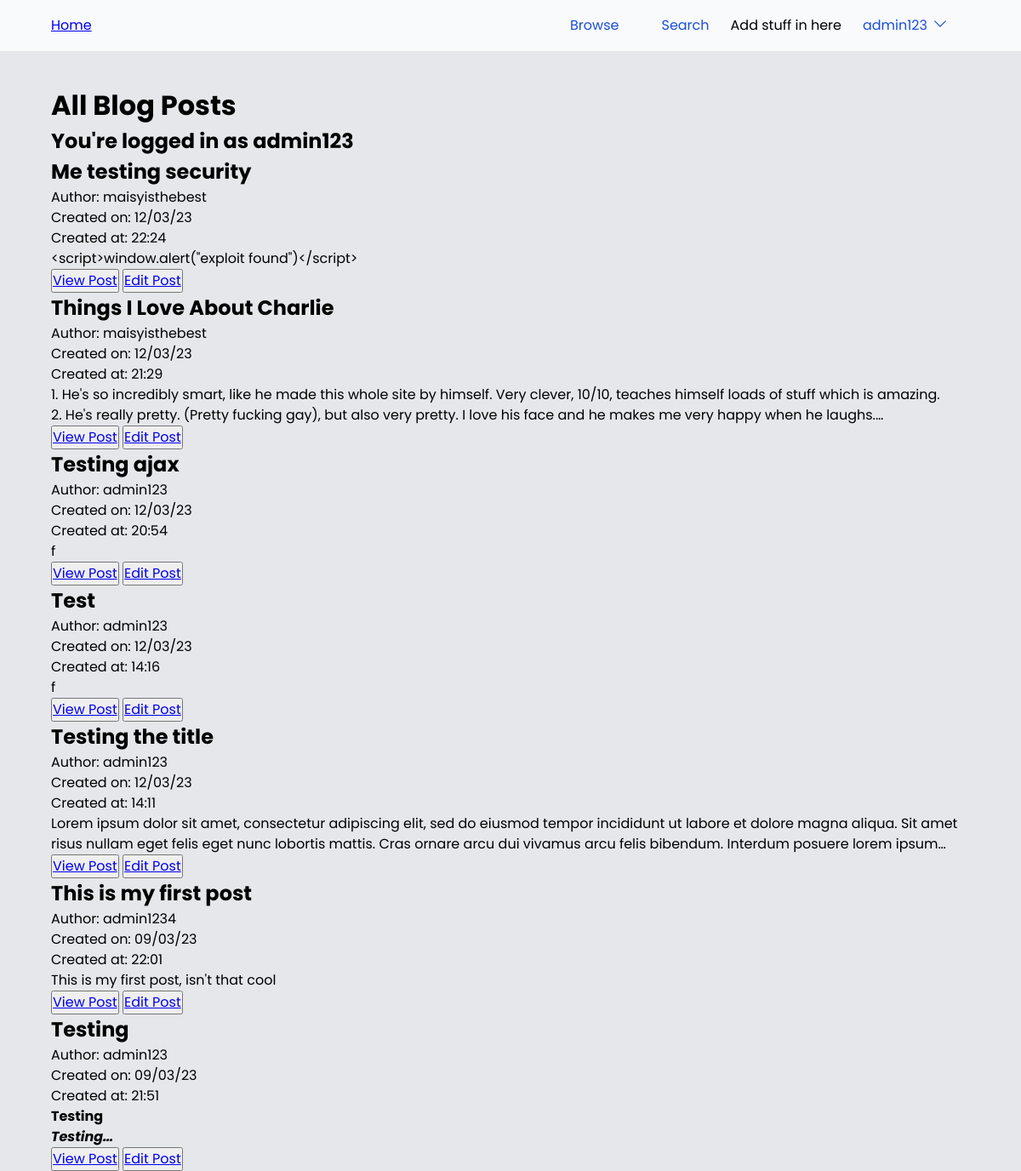
The page /posts (signed in) on the database its author committed.
### models.py (models this page shows, shortened)
class UserModel(UserMixin, db.Model):
    __tablename__ = 'users'
    id = db.Column(db.Integer, primary_key=True)
    username = db.Column(db.String(50), unique=True, nullable=False)
    password_hash = db.Column(db.String(128), nullable=False)
    privilege_level = db.Column(db.String(16), default="User", nullable=False) #Could be User, Admin, or SuperAdmin also could be an integer but used string for this example

class PostModel(db.Model):
    __tablename__ = 'posts'
    id = db.Column(db.Integer, primary_key=True)
    title = db.Column(db.String(100), nullable=False)
    slug = db.Column(db.String(100), unique=True, nullable=False)
    content = db.Column(db.Text, nullable=False)
    created_at = db.Column(db.DateTime, server_default=func.now())
    updated_at = db.Column(db.DateTime, onupdate=func.now())
    author = db.Column(db.String(100), db.ForeignKey('users.username'), nullable=False)
    status = db.Column(db.String, default="Draft") #Could be Draft, Review, Published, or Archived

### main.py (the view)
@app.route("/posts")
def browse():
    posts = PostModel.query.order_by(desc(PostModel.created_at)).all()
    return render_template("browse_posts.html", posts=posts, current_username=get_current_username(), page_title = "Browse Posts")

### main.py (called while the page is built)
def get_current_username():
    if current_user.is_authenticated:
        return current_user.username
    else:
        return "Guest"

### models.py (called while the page is built)
@login.user_loader
def load_user(id):
    return UserModel.query.get(int(id))

### templates/browse_posts.html
{% extends "base.html" %}{%block head%}{%endblock%}{% block body %}
<h1>All Blog Posts</h1>
<h2>You're logged in as {{current_username}}</h2>
{% for post in posts %}
<div class="post-card">
    <h2>{{post.title}}</h2>
    <p>Author: {{post.author}}</p>
    <p>Created on: {{post.created_at.strftime("%d/%m/%y")}}</p>
    <p>Created at: {{post.created_at.strftime("%H:%M")}}</p>
    <div class="post__content-preview">{{post.content|safe}}</div>
    <div class="button-container">
        <button><a href="{{url_for("view_post", slug=post.slug)}}">View Post</a></button>
        {% if post.author == current_username or current_user.privilege_level == "Admin" %}
        <button><a href="{{url_for("edit", slug=post.slug)}}">Edit Post</a></button>
        {% endif %}
</div>
{% endfor %}
{% endblock %}

### templates/base.html (shortened to what this page needs)
<!DOCTYPE html>
<html lang="en">
  <head>
    <link rel="stylesheet" href="{{ url_for('static', filename='css/stylesheet.css')}}" />
  </head>
  <header class="header">
    <div class="header__inner">
      <a href="{{url_for('index')}}"
        >Home</a>
      <nav class="nav">
        <ul class="nav__list">
          <li class="nav__list-item">
            <a class="nav__list-link" href="{{url_for("browse")}}">Browse</a>
          </li>
          <li class="nav__list-item">
            <a class="nav__list-link" href="#">Search</a>
          </li>
          {% if current_user.privilege_level == "Admin" %}
          Add stuff in here
          {% endif %}
          {% if current_user.is_authenticated %}
          <li class="nav__list-item">
            <div class="dropdown">
              <button class="dropbtn">{{current_username}}<svg xmlns="http://www.w3.org/2000/svg" fill="none" viewBox="0 0 24 24" stroke-width="1.5" stroke="currentColor" class="w-6 h-6">
                <path stroke-linecap="round" stroke-linejoin="round" d="M19.5 8.25l-7.5 7.5-7.5-7.5" />
              </svg>
              </button>
            </div>
            {% else %}
            <a class="nav__list-link" href="{{url_for('login')}}">Login</a>
            {% endif %}
          </li>
        </ul>
      </nav>
    </div>
  </header>
  <body>
    <div class="content">
    {% block body %} {% endblock %}
  </div>
  </body>
</html>

### static/css/stylesheet.css (style rules this page uses)
*, *::before, *::after { box-sizing: border-box; }
* { margin: 0; padding: 0; }
html, body { height: 100%; }
body { line-height: 1.5; -webkit-font-smoothing: antialiased; }
img, picture, video, canvas, svg { display: block; max-width: 100%; }
input, button, textarea, select { font: inherit; }
p, h1, h2, h3, h4, h5, h6 { overflow-wrap: break-word; }
:root { --dark-background: #27272a; --dark-foregeound: #e2e8f0; --dark-text: #e2e8f0; --dark-text-lighter: #6e6e6e; --dark-primary: #3839ff; --current-background: #e5e7eb; --current-foregeound: #18181b; --current-text: #18181b; --current-text-lighter: #4d5050; --light-primary: #00c3ff; --color-primary: #4f46e5; --color-secondary: #818cf8; --gradeint-primary: linear-gradient(#163de7, #00c3ff); }
body { background-color: var(--current-background); font-family: "Poppins", Noto Sans, sans-serif; min-height: 100%; height: 100%; display: flex; flex-direction: column; }
.content { flex: 1 1 auto; margin: 0 5%; }
.header { color: var(--primary-fg); background-color: #f8fafc; display: flex; justify-content: center; margin-bottom: 40px; padding: 14px 0; }
.header__inner { display: flex; justify-content: space-between; align-items: center; max-width: 90vw; width: 100%; }
.nav { flex: 0 1 auto; }
.nav__list { display: flex; justify-content: space-between; list-style: none; align-items: center; }
.nav__list-item { margin: 0; }
.nav__list-link { text-decoration: none; transition: all 0.3s; padding: 4px 25px; color: #1d4ed8; }
.nav .dropdown .dropbtn { border: none; outline: none; color: #1d4ed8; background-color: inherit; font-family: inherit; margin: 0; }
.nav .dropbtn { display: flex; padding: 4px 25px; transition: all 0.3s; }
.nav .dropbtn svg { margin-left: 5px; width: 20px; }
.post__content-preview { display: -webkit-box; -webkit-line-clamp: 2; -webkit-box-orient: vertical; overflow: hidden; }
.post__content-preview * { font-size: 1rem; }

### rows shown on the page
UserModel: username "admin123"
PostModel: title "Me testing security", author "maisyisthebest", created_at "12/03/23", created_at "22:24", content "<script>window.alert(\"exploit found\")</script>"
PostModel: title "Things I Love About Charlie", author "maisyisthebest", created_at "12/03/23", created_at "21:29", content "1. He's so incredibly smart, like he made this whole site by himself. Very clever, 10/10, teaches himself loads of stuff which is amazing. 2. He's really pretty. (Pretty fucking gay), but also very pretty. I love his face and he makes me very happy when he laughs."
PostModel: title "Testing ajax", author "admin123", created_at "12/03/23", created_at "20:54", content "f"
PostModel: title "Test", author "admin123", created_at "12/03/23", created_at "14:16", content "f"
PostModel: title "Testing the title", author "admin123", created_at "12/03/23", created_at "14:11", content "Lorem ipsum dolor sit amet, consectetur adipiscing elit, sed do eiusmod tempor incididunt ut labore et dolore magna aliqua. Sit amet risus nullam eget felis eget nunc lobortis mattis. Cras ornare arcu dui vivamus arcu felis bibendum. Interdum posuere lorem…"
PostModel: title "This is my first post", author "admin1234", created_at "09/03/23", created_at "22:01", content "This is my first post, isn't that cool"
PostModel: title "Testing", author "admin123", created_at "09/03/23", created_at "21:51", content "Testing Testing"
